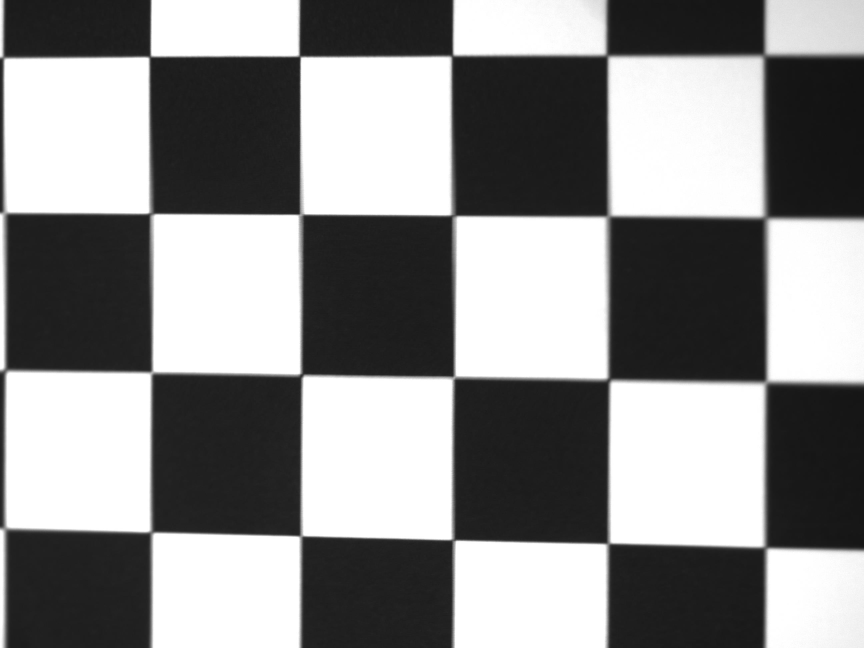
//> input picture Chessboard.jpg, 2592 x 1944 px (shown at 1/3 size)
$ ./Cannyedge Chessboard.jpg   (built with g++ and OpenCV 4)
//> lines starting //> are read from the running program, lines starting //| are printed output that depends on the picture
### stdafx.h
// stdafx.h : 자주 사용하지만 자주 변경되지는 않는
// 표준 시스템 포함 파일 또는 프로젝트 관련 포함 파일이
// 들어 있는 포함 파일입니다.
//

#pragma once

#include "targetver.h"

#include <stdio.h>
#include <tchar.h>


// TODO: 프로그램에 필요한 추가 헤더는 여기에서 참조합니다.

### Cannyedge.cpp
#include "stdafx.h"
#include "opencv2/imgproc.hpp"
#include "opencv2/imgcodecs.hpp"
#include "opencv2/highgui.hpp"
#include <iostream>
#include <fstream>

using namespace std;
using namespace cv;

Mat src, src_gray;
Mat dst, detected_edges,mask,Hough_thin;
Mat dx_Scharr,dy_Scharr, scharr;
Mat draw1;
int lowThreshold = 10;
//const int max_lowThreshold = 100;
const int ratio = 3;
const int kernel_size = 3;
const char* window_name = "Edge Map";

static void Imgbin( Mat &input )
{
	Mat white;
	white.create(input.size(), CV_8UC1);
	white = Scalar::all(255);
	white.copyTo(input, input);
}

static void EdgeThinner(Mat &input)
{
	Mat edge;
	edge.create(input.size(), CV_8UC1);
	edge = Scalar::all(0);
	int img_height = input.rows;
	int img_width = input.cols;
	//Thinedge.create(edge.size(), CV_8UC1);
	//Thinedge = Scalar::all(0);

	for (int y = 0; y < img_height; y++)
	{
		uchar *row = input.ptr<uchar>(y);
		for (int x = 0; x < img_width; x++)
		{
			if (row[x] > 25)
				edge.at<uchar>(y, x) = row[x] ;
		}
	}
	edge.copyTo(input);


}
static void CannyThreshold(int, void*)
{
	blur(src_gray, detected_edges, Size(3, 3));
	Scharr(detected_edges, dx_Scharr, CV_32F, 1, 0, 1, 0, BORDER_REPLICATE);
	Scharr(detected_edges, dy_Scharr, CV_32F, 0, 1, 1, 0, BORDER_REPLICATE);   //dx_Scharr, dy_Scharr 형은 CV_32F
	//sqrt(dx.mul(dx) + dy.mul(dy), sobel);
	sqrt(dx_Scharr.mul(dx_Scharr) + dy_Scharr.mul(dy_Scharr), scharr);

	double minVal_s, maxVal_s;
	minMaxLoc(scharr, &minVal_s, &maxVal_s);

	scharr.convertTo(draw1, CV_8U, 255.0 / (maxVal_s - minVal_s), 0); // draw1 에 Scharr 결과 대입하면서 CV_8U로 형변환
	EdgeThinner(draw1);
	Canny(detected_edges, mask, lowThreshold, lowThreshold*ratio, kernel_size);
	dst = Scalar::all(0);
	src.copyTo(dst, mask);

	// [16 lines of commented-out code are left out]

}
bool sortcol(const vector<float> &a, const vector<float> &b)
{
	return a[0] < b[0];
}

bool sortcol2(const vector<float> &a, const vector<float> &b)
{
	return a[1] > b[1];
}


int main(int argc, char** argv)
{
	int height, width;
	int testpoint = 0;
	int thick_blur = 30;  //blur해지면 해질수록 이 값을 키워서 line fitting 할 영역을 정해야함

	CommandLineParser parser(argc, argv, "{@input | Chessboard.jpg | input image}");
	src = imread(parser.get<String>("@input"), IMREAD_COLOR); // Load an image
//> src is the input picture: 1944 rows x 2592 cols, CV_8UC3; min 18, max 255, mean 140.7
	if (src.empty())
	{
		std::cout << "Could not open or find the image!\n" << std::endl;
		std::cout << "Usage: " << argv[0] << " <Input image>" << std::endl;
		return -1;
	}

	height = src.rows;
//> height = 1944
	width = src.cols;
//> width = 2592
	dst.create(src.size(), src.type());
	cvtColor(src, src_gray, COLOR_BGR2GRAY);

	CannyThreshold(0, 0);
//> in CannyThreshold, `Scharr(detected_edges, dx_Scharr, CV_32F, 1, 0, 1, 0, BORDER_REPLICATE);`:
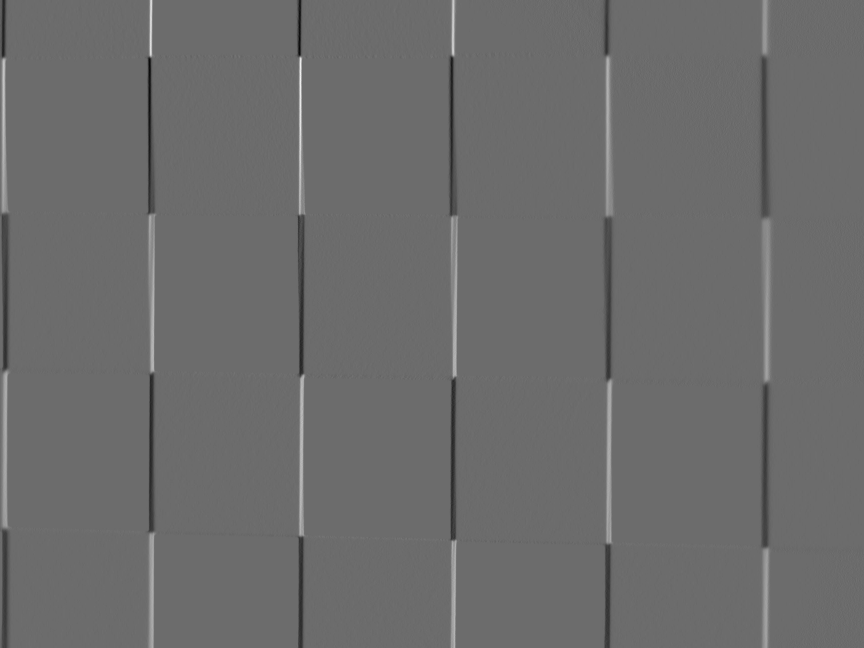
//> dx_Scharr: 1944 rows x 2592 cols, CV_32FC1 (shown at 1/3 size); min -973, max 1319, mean -0.3; drawn with min black and max white
//> in CannyThreshold, `Scharr(detected_edges, dy_Scharr, CV_32F, 0, 1, 1, 0, BORDER_REPLICATE);`:
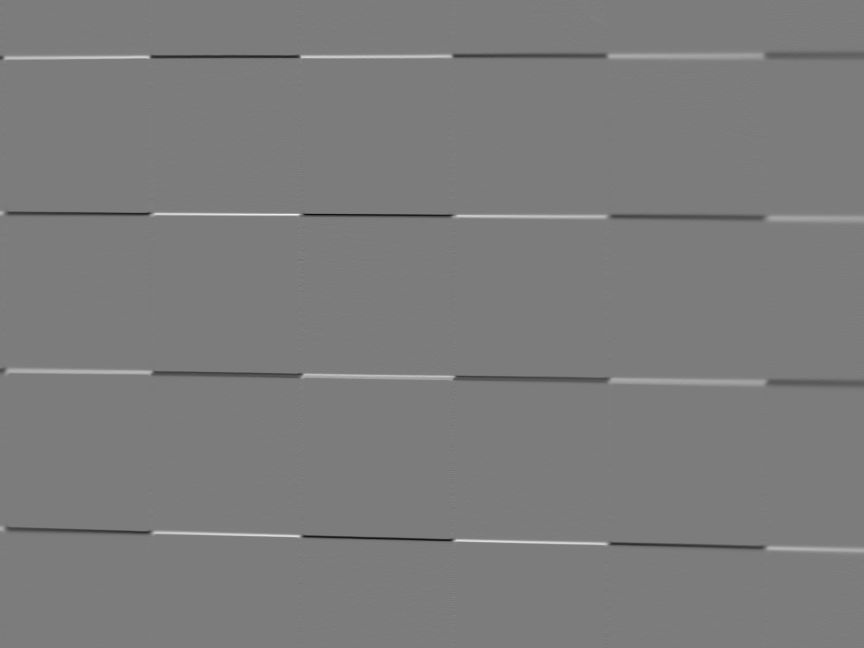
//> dy_Scharr: 1944 rows x 2592 cols, CV_32FC1 (shown at 1/3 size); min -1309, max 1367, mean 0.1; drawn with min black and max white
//> in CannyThreshold, `Canny(detected_edges, mask, lowThreshold, lowThreshold*ratio, kernel_s..`:
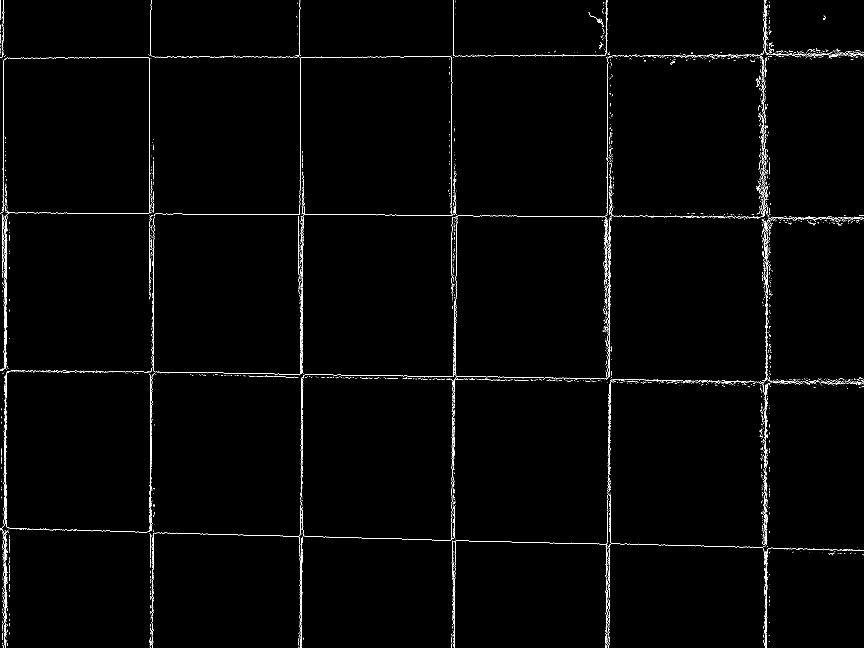
//> mask: 1944 rows x 2592 cols, CV_8UC1 (shown at 1/3 size); 0.86% white in thin lines or dots
//> in CannyThreshold, `src.copyTo(dst, mask);`:
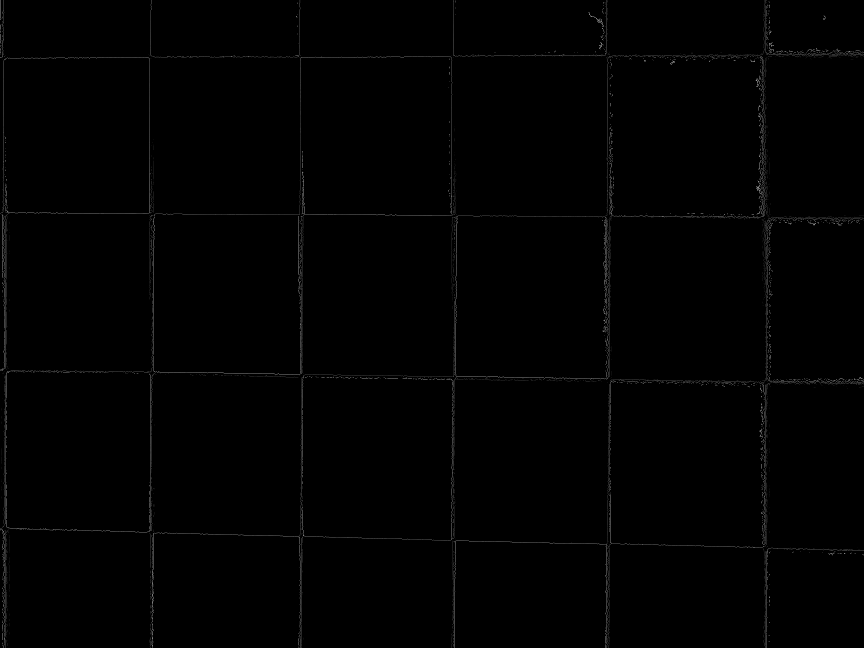
//> dst: 1944 rows x 2592 cols, CV_8UC3 (shown at 1/3 size); min 0, max 255, mean 1.3

	dst.copyTo(Hough_thin);

	cvtColor(dst, dst, COLOR_BGR2GRAY);
//> dst: 1944 rows x 2592 cols, CV_8UC1


	// Edge Image Horizontal Vertical Separation
	///////////////////////////////////////////////////////////////////

	Mat hor, ver;
	hor.create(dx_Scharr.size(), CV_8UC3);
	ver.create(dx_Scharr.size(), CV_8UC3);
	hor = Scalar::all(0);
	ver = Scalar::all(0);
	//dx_Scharr = abs(dx_Scharr);
	//dy_Scharr = abs(dy_Scharr);
	double temp;
	for (int y = 0; y < draw1.rows; y++)
		for (int x = 0; x < draw1.cols; x++)
		{
			temp = atan2((double)(dy_Scharr.at<float>(y, x)), (double)(dx_Scharr.at<float>(y, x)));
			temp = temp * 180 / CV_PI;
			if (temp >= 90 && temp <= 180)
				temp = temp - 180;
			if (temp <= -90 && temp >= -180)
				temp = temp + 180;

			if ((temp > -45 && temp <= 45))
			{
				ver.at<Vec3b>(y, x)[0] = draw1.at<uchar>(y, x);
				ver.at<Vec3b>(y, x)[1] = draw1.at<uchar>(y, x);
				ver.at<Vec3b>(y, x)[2] = draw1.at<uchar>(y, x);
			}
			else
			{
				hor.at<Vec3b>(y, x)[0] = draw1.at<uchar>(y, x);
				hor.at<Vec3b>(y, x)[1] = draw1.at<uchar>(y, x);
				hor.at<Vec3b>(y, x)[2] = draw1.at<uchar>(y, x);
			}
		}
//> this loop made 1944 passes
//> temp on passes 1 to 3: 90, 90, 90
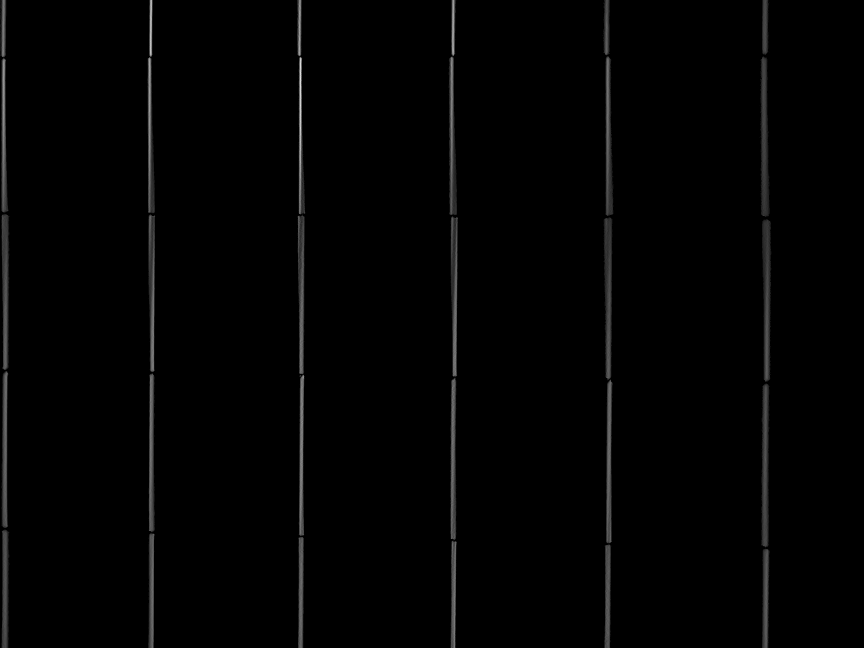
//> ver: 1944 rows x 2592 cols, CV_8UC3 (shown at 1/3 size); min 0, max 246, mean 2.8
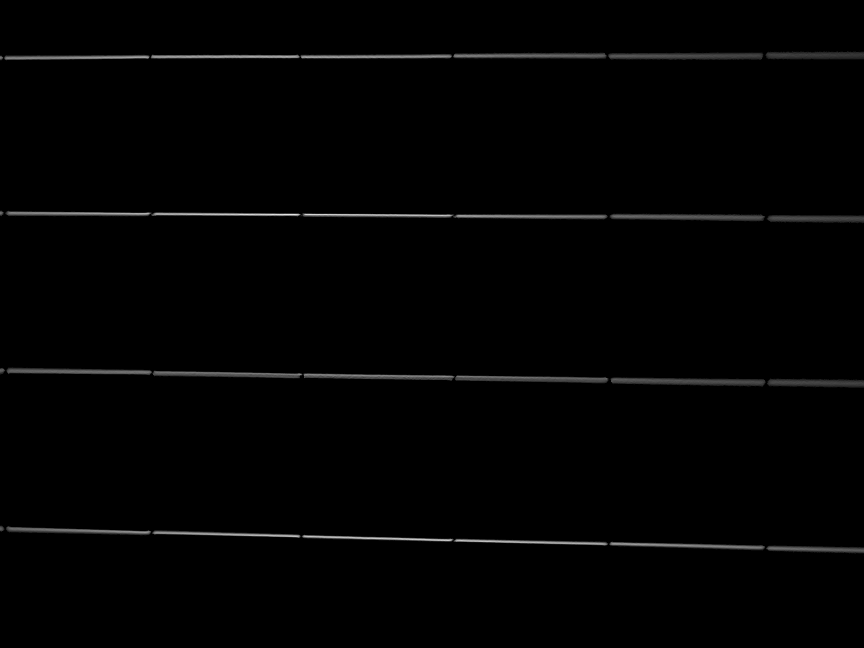
//> hor: 1944 rows x 2592 cols, CV_8UC3 (shown at 1/3 size); min 0, max 255, mean 2.5
//> after the loop, temp = 90


	/////////////////////////////////////////////////////////////////////end

	//Hough Transfer
	//////////////////////////////////////////////////////////////////
	vector <Vec2f> lines;
	vector <vector<float>> line_cpy;
	HoughLines(dst, lines, 1, CV_PI / 180, 250, 0, 0);
//> lines = 40 lines (rho, theta), first 12: [12, 0], [1827, 0], [1823, 0], [900, 0], [2299, 0], [15, 0], [19, 0], [2295, 0], [1355, 0], [2292, 0], [1107, 1.59], [1359, 0]
	for (int i = 0; i < lines.size(); i++)
	{
		vector<float> row;
		row.push_back(lines[i][0]);
		row.push_back(lines[i][1]);
		line_cpy.push_back(row);
	}
//> this loop made 40 passes
	sort(line_cpy.begin(), line_cpy.end(), sortcol2);
	/*
	for (int i = 0; i < line_cpy.size(); i++)
	{
		float rho = line_cpy[i][0], theta = line_cpy[i][1], theta_d = theta * 180 / CV_PI;

		//cout << "각도 : " << theta_d << endl;
		cout << "r : " << rho << endl;

		/*
		if (theta_d >= 90)
		{
			Point  pt1, pt2;
			double a = cos(theta), b = sin(theta);
			double x0 = a * rho, y0 = b * rho;
			pt1.x = cvRound(x0 + 2500 * (-b));
			pt1.y = cvRound(y0 + 2000 * a);
			pt2.x = cvRound(x0 - 2500 * (-b));
			pt2.y = cvRound(y0 - 2000 * a);
			line(hor, pt1, pt2, Scalar(0, 0, 255), 2, LINE_AA);
		}
		else
		{
			Point pt1, pt2;

			double a = cos(theta), b = sin(theta);
			double x0 = a * rho, y0 = b * rho;
			pt1.x = cvRound(x0 + 2500 * (-b));
			pt1.y = cvRound(y0 + 2000 * a);
			pt2.x = cvRound(x0 - 2500 * (-b));
			pt2.y = cvRound(y0 - 2000 * a);
			line(ver, pt1, pt2, Scalar(0, 0, 255), 2, LINE_AA);


		}

	}*/
	//////////////////////////////////////////////////////////////

	//line 갯수 세기 & vector 채워넣기
	//////////////////////////////////////////////////////////////////////////////////

	vector <vector <float> > arr_v;
	vector <vector <float> > arr_h;
	//arr 과 arr2에 저장순서 : [pixel위치(x or y), 몇번째 line인지]

	int x, y;
	int i = 1, j = 1, cnt = 0;
	for (x = 0; x < ver.cols; x++)
	{
		if (ver.at<Vec3b>(testpoint, x)[0] > 0 || ver.at<Vec3b>(testpoint, x)[1] > 0 || ver.at<Vec3b>(testpoint, x)[2] > 0)
		{
			vector <float> row;
			row.push_back(x);
			arr_v.push_back(row);
		}

	}
//> after the loop, arr_v = 92 items
	for (y = 0; y < hor.rows; y++)
	{
		if (hor.at<Vec3b>(y, testpoint)[0] > 0 || hor.at<Vec3b>(y, testpoint)[1] > 0 || hor.at<Vec3b>(y, testpoint)[2] > 0)
		{

			vector <float> row;
			row.push_back(y);
			arr_h.push_back(row);
		}

	}
//> after the loop, arr_h = 66 items
	i = 1, j = 1;
	for (x = 1; x < arr_v.size(); x++)
	{
		arr_v[x - 1].push_back(i);
		if ((arr_v[x][0] - arr_v[x - 1][0]) > 200)
		{
			i++;
		}
	}
//> this loop made 91 passes
//> after the loop, i = 6
	arr_v[arr_v.size() - 1].push_back(i);
	for (int y = 1; y < arr_h.size(); y++)
	{
		arr_h[y - 1].push_back(j);
		if ((arr_h[y][0] - arr_h[y - 1][0]) > 200)
		{
			j++;
		}
	}
//> this loop made 65 passes
//> after the loop, j = 4
	arr_h[arr_h.size() - 1].push_back(j);

	// [26 lines of commented-out code are left out]
	vector <float> theta_sort_v;
	vector <float> theta_sort_h;
	for (i = 0; i < line_cpy.size(); i++)
	{
		if (line_cpy[i][1] < CV_PI / 4 || line_cpy[i][1]> CV_PI * 3 / 4) // Ver
		{
			line_cpy[i][1] = line_cpy[i][0] < 0 ? line_cpy[i][1] - CV_PI : line_cpy[i][1];
			theta_sort_v.push_back(line_cpy[i][1]);
		}
		else
			theta_sort_h.push_back(line_cpy[i][1]);
	}
	sort(theta_sort_h.begin(), theta_sort_h.end()); // 오름차순
//> theta_sort_h = [1.57, 1.57, 1.57, 1.57, 1.59, 1.59, 1.59]
	sort(theta_sort_v.begin(), theta_sort_v.end());
//> theta_sort_v = 33 values from -0.0175 to 0.0175


	vector <float> Horizontal_theta;
	vector <float> Vertical_theta;

	Horizontal_theta.push_back(theta_sort_h[0] - CV_PI/180); //최소값-1
//> Horizontal_theta = [1.55]
	Horizontal_theta.push_back(theta_sort_h[theta_sort_h.size() - 1] + CV_PI/180); //최댓값+1
//> Horizontal_theta = [1.55, 1.61]
	cout << "Horizontal theta : " << Horizontal_theta[0] * 180 / CV_PI <<"," << Horizontal_theta[1] * 180 / CV_PI << endl;
//| Horizontal theta : 89,92

	Vertical_theta.push_back(theta_sort_v[0] - CV_PI/180);
//> Vertical_theta = [-0.0349]
	Vertical_theta.push_back(theta_sort_v[theta_sort_v.size() - 1] + CV_PI/180);
//> Vertical_theta = [-0.0349, 0.0349]
	cout << "Vertical theta : " << Vertical_theta[0] * 180 / CV_PI << "," << Vertical_theta[1] * 180 / CV_PI << endl;
//| Vertical theta : -2,2
	//Horizontal_theta.push_back(theta_sort_h[0] ); //최소값-1
	//Horizontal_theta.push_back(theta_sort_h[theta_sort_h.size() - 1]); //최댓값+1

	//Vertical_theta.push_back(theta_sort_v[0] );
	//Vertical_theta.push_back(theta_sort_v[theta_sort_v.size() - 1] );
	/////////////////////////////////////////////////////////////////////////////////////////


	// Line들의 시작, 끝 포인트 뽑고. 위에서 구한 각도를 통해 영역 계산  영역별 pixel position 뽑아내기.
	////////////////////////////////////////////////////////////////////////////////////start
	vector <float> point_v;
	vector <float> point_h;
	vector <Vec2f> line_plot_v;
	vector <Vec2f> line_plot_h;

	int size_v, size_h;
	size_v = arr_v.size();
//> size_v = 92
	size_h = arr_h.size();
//> size_h = 66

	//Vertical line 을 위한 pt
	point_v.push_back(arr_v[0][0] < 15 ? arr_v[0][0] : arr_v[0][0] - 15);
//> point_v = [1]
	for (i = 1; i < size_v; i++)
	{

		if (arr_v[i][0] - arr_v[i - 1][0] > 100)
		{
			point_v.push_back(arr_v[i - 1][0]+15);
			point_v.push_back(arr_v[i][0]-15);
		}
	}
	point_v.push_back(arr_v[size_v - 1][0] < width - 15 ? arr_v[size_v - 1][0] + 15 : arr_v[size_v - 1][0]);
//> point_v = [1, 33, 433, 472, 876, 919, 1339, 1383, 1797, 1843, 2272, 2319]

	//Horizontal line을 위한 pt
	point_h.push_back(arr_h[0][0] < 15 ? arr_h[0][0] : arr_h[0][0] - 15);
//> point_h = [151]
	for (i = 1; i < size_h; i++)
	{
		if (arr_h[i][0] - arr_h[i - 1][0] > 100)
		{
			point_h.push_back(arr_h[i - 1][0]+15);
			point_h.push_back(arr_h[i][0]-15);
		}
	}
	point_h.push_back(arr_h[size_h - 1][0] < height - 15 ? arr_h[size_h - 1][0] + 15 : arr_h[size_h - 1][0]);
//> point_h = [151, 195, 617, 661, 1090, 1138, 1562, 1608]


	// [108 lines of commented-out code are left out]

	char dir[10];
	int linenum;

	strcpy_s(dir, "Ver");
	linenum = 6;

	Mat A, B, X;
	Mat chosenline;
	vector <Vec2f> vec_A;
	vector <float> vec_B;
	chosenline.create(height, width, CV_8UC3);
	chosenline = Scalar::all(0);
	for (y = 0; y < draw1.rows; y++)
	{
	uchar *imagerow = draw1.ptr<uchar>(y);
	for (x=0; x<draw1.cols; x++)
	{
	chosenline.at<Vec3b>(y,x)[0] = imagerow[x];
	chosenline.at<Vec3b>(y,x)[1] = imagerow[x];
	chosenline.at<Vec3b>(y,x)[2] = imagerow[x];
	}
	}


	if (!strcmp(dir,"Hor"))   //Horizontal line Line fitting
	{
		float r1, r2;
		r1 = sin(Horizontal_theta[0])*point_h[2 * (linenum - 1)]; // cos(theta)*x + sin(theta)*y = r 그러나 Horizontal line에서는 x=0
		r2 = sin(Horizontal_theta[1])*point_h[2 * (linenum - 1) + 1]; /// Horizontal 에서는 작은 각도가 영역의 시작 모서리, 큰 각도가 끝 모서리


		// [19 lines of commented-out code are left out]


		for (x = 0; x < width; x++)
			{
			int y1, y2;
				y1 = (-cos(Horizontal_theta[0]) / sin(Horizontal_theta[0]))*x + r1 / sin(Horizontal_theta[0]);
				y2 = (-cos(Horizontal_theta[1]) / sin(Horizontal_theta[1]))*x + r1 / sin(Horizontal_theta[1]);
				//cout << "y1 :" << y1 << "y2 : " << y2 << endl;
				y1 = y1 < 0 ? 0 : y1;
				y1 = y1 > height ? height : y1;
				y2 = y2 < 0 ? 0 : y2;
				y2 = y2 > height ? height : y2;
				if(y2<=height)
				{
					for (y = y1; y < y2; y++)
					{
						if (hor.at<Vec3b>(y, x)[0]!= 0)
						{
							vec_A.push_back(Vec2f(x, 1));
							vec_B.push_back(y);
						}
					}
				}
			}

	cout << "Vec A size:" << vec_A.size() << endl;
	cout << "Vec B size: " << vec_B.size() << endl;


	//create Mat
	A.create(vec_A.size(), 2,CV_32FC1);
	B.create(vec_B.size(), 1, CV_32FC1);
	//copy vector to mat
	memcpy(A.data, vec_A.data(), vec_A.size() * sizeof(float)*2);
	memcpy(B.data, vec_B.data(), vec_B.size() * sizeof(float));

	X = A.inv(DECOMP_SVD)*B;

	cout << X.size() << endl;
	cout << X << endl; /// X.at<float>(0,0)= a  X.at<float>(1,0) = b

	float a, b;
	a = X.at<float>(0, 0);
	b = X.at<float>(1, 0);

	Point pt1, pt2;
	pt1.x = 0;
	pt2.x = width;
	pt1.y = a * pt1.x + b;
	pt2.y = a * pt2.x + b;
	line(src, pt1, pt2, Scalar(0, 0, 255), 2, LINE_AA);

	namedWindow("Line Fitting Result",WINDOW_KEEPRATIO);
	imshow("Line Fitting Result",src);

	//cout << "A size : " << A.cols << endl;
	//cout << "B size : " << B.size() << endl;

	Mat differ;
	differ.create(B.rows, 1, CV_32FC1);
	differ = A*X - B;

	vector <float> diff;
	diff.assign((float*)differ.datastart, (float*)differ.dataend);


	ofstream myfile("Line Fitting Result.txt");
	if (myfile.is_open())
	{
	for (int count = 0; count < diff.size(); count++)
	myfile << diff[count] << " ";
	myfile.close();
	}
	else cout << "Unable to open file";

	}


	else        //Vertical Line Fitting
	{

		float r1, r2;
		r1 = cos(Vertical_theta[1])*point_v[2 * (linenum - 1)]; // cos(theta)*x + sin(theta)*y = r 그러나 Vertical line에서는 y=0
//> r1 = 2270.6
		r2 = cos(Vertical_theta[0])*point_v[2 * (linenum - 1) + 1];  // Vertical 에서는 큰 각도가 영역의 시작 모서리, 작은 각도가 영역의 끝 모서리
//> r2 = 2317.6

		// [20 lines of commented-out code are left out]

		for (y = 0; y < height; y++)
		{
			int x1, x2;
			x2 = (-sin(Vertical_theta[0]) / cos(Vertical_theta[0]))*y + r2 / cos(Vertical_theta[0]);
			x1 = (-sin(Vertical_theta[1]) / cos(Vertical_theta[1]))*y + r1 / cos(Vertical_theta[1]);
			x1 = x1 < 0 ? 0 : x1;
			x1 = x1 > width ? width : x1;
			x2 = x2 < 0 ? 0 : x2;
			x2 = x2 > width ? width : x2;
			//cout << "x1 :" << x1 << "x2 : " << x2 << endl;
				for (x = x1; x < x2; x++)
				{
					if (ver.at<Vec3b>(y, x)[0] != 0)
					{
						vec_A.push_back(Vec2f(y, 1));
						vec_B.push_back(x);
					}
				}


		}
//> this loop made 1944 passes
//> (x2, x1) on passes 1 to 3: (2319, 2272), (2319, 2271), (2319, 2271)
//> after the loop, vec_A = 39597 items; vec_B = 39597 items

		cout << "Vec A size:" << vec_A.size() << endl;
//| Vec A size:39597
		cout << "Vec B size: " << vec_B.size() << endl;
//| Vec B size: 39597


		//create Mat
		A.create(vec_A.size(), 2, CV_32FC1);
		B.create(vec_B.size(), 1, CV_32FC1);
		//copy vector to mat
		memcpy(A.data, vec_A.data(), vec_A.size() * sizeof(float) * 2);
//> A = 39597 pairs, first value 0 to 1943, second value 1 to 1
		memcpy(B.data, vec_B.data(), vec_B.size() * sizeof(float));

		X = A.inv(DECOMP_SVD)*B;
//> X = [0.00133, 2294.9]

		cout << X.size() << endl;
//| [1 x 2]
		cout << X << endl; /// X.at<float>(0,0)= a  X.at<float>(1,0) = b
//| [0.0013281369;
//|  2294.854]

		float a, b;
		a = X.at<float>(0, 0);
//> a = 0.00133
		b = X.at<float>(1, 0);
//> b = 2294.9

		Point pt1, pt2;
		pt1.y = 0;
		pt2.y = height;
//> pt2 = Point(0, 1944)
		pt1.x = a * pt1.y + b;
//> pt1 = Point(2294, 0)
		pt2.x = a * pt2.y + b;
//> pt2 = Point(2297, 1944)
		line(src, pt1, pt2, Scalar(0, 0, 255), 2, LINE_AA);

		namedWindow("Line Fitting Result", WINDOW_KEEPRATIO);
		imshow("Line Fitting Result", src);

		//cout << "A size : " << A.cols << endl;
		//cout << "B size : " << B.size() << endl;

		Mat differ;
		differ.create(B.rows, 1, CV_32FC1);
		differ = A * X - B;

		vector <float> diff;
		diff.assign((float*)differ.datastart, (float*)differ.dataend);
//> diff = 39597 items


		ofstream myfile("Line Fitting Result.txt");
		if (myfile.is_open())
		{
			for (int count = 0; count < diff.size(); count++)
				myfile << diff[count] << " ";
			myfile.close();
		}
		else cout << "Unable to open file";

	}
// [92 lines of commented-out code are left out]
	waitKey(0);
	return 0;
}
